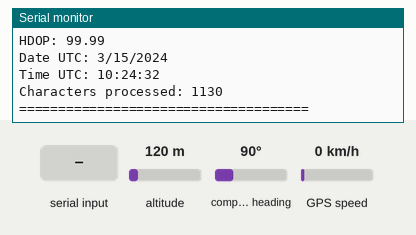
Bench run of a sketch on a simulated ESP32-S3. Shown: the last lines printed to the serial monitor. Inputs (shaded band) come from the test bench; at power-on: compass heading 90°, altitude 120 m, GPS speed 0 km/h. The GPS gets a fix after 3 s at 37.7749, -122.4194 with 8 satellites.

Above: at 3.2 s.
3.3 s: compass heading set to 269°
At 5.2 s:
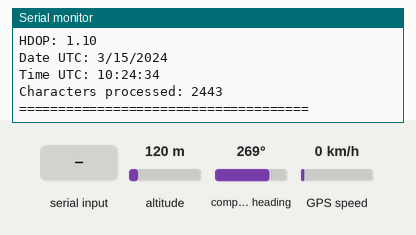
5.5 s: altitude set to 20 m
At 7.1 s:
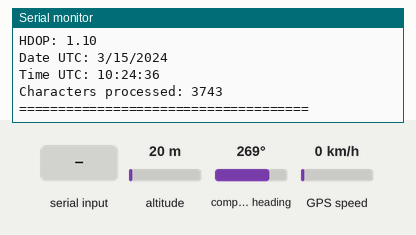
9.5 s: GPS speed set to 30 km/h
At 11.2 s:
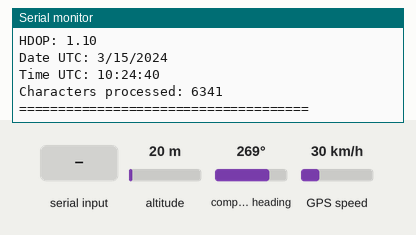
11.5 s: "1" received over the second serial link
13.5 s: "0" received over the second serial link
15.5 s: altitude set to 250 m
At 17.3 s:
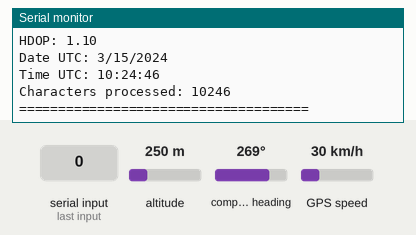
Timing chart, 0 to 18.8 s (numbered marks = the images above; inputs shaded):
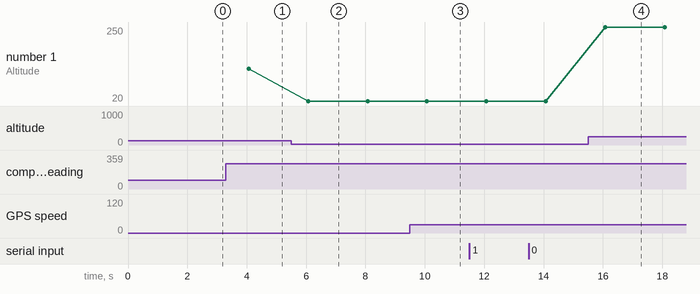

Measured:
- after the input at 3.3 s, the serial monitor: prints a new line after 0.74 s (image 1)
- after the input at 5.5 s, the serial monitor: prints a new line after 0.55 s (image 2)
- after the input at 9.5 s, the serial monitor: prints a new line after 0.55 s (image 3)
- after the input at 15.5 s, the serial monitor: prints a new line after 0.56 s (image 4)
- plotted number 1: 120 → 20 after the input at 5.5 s, 20 → 250 after the input at 15.5 s

The sketch:

gyro_test.ino
```cpp
#include <TinyGPSPlus.h>

#define GPS_RX 18   // ESP32 RX <- NEO-M8N TX
#define GPS_TX 17   // ESP32 TX -> NEO-M8N RX

// 1 = GPS + Galileo + BeiDou
// 2 = GPS + Galileo + GLONASS
#define GNSS_MODE 1

HardwareSerial gpsSerial(2);
TinyGPSPlus gps;

unsigned long lastPrint = 0;
const unsigned long PRINT_INTERVAL = 2000;

String rawGPS = "";

void sendUBX(uint8_t cls, uint8_t id, const uint8_t *payload, uint16_t len) {
  uint8_t ckA = 0;
  uint8_t ckB = 0;

  auto checksum = [&](uint8_t b) {
    ckA = ckA + b;
    ckB = ckB + ckA;
  };

  gpsSerial.write(0xB5);
  gpsSerial.write(0x62);

  gpsSerial.write(cls);
  checksum(cls);

  gpsSerial.write(id);
  checksum(id);

  gpsSerial.write(len & 0xFF);
  checksum(len & 0xFF);

  gpsSerial.write((len >> 8) & 0xFF);
  checksum((len >> 8) & 0xFF);

  for (uint16_t i = 0; i < len; i++) {
    gpsSerial.write(payload[i]);
    checksum(payload[i]);
  }

  gpsSerial.write(ckA);
  gpsSerial.write(ckB);
}

void addGNSSBlock(uint8_t *payload, int &index, uint8_t gnssId, uint8_t resCh, uint8_t maxCh, bool enable) {
  uint32_t flags;

  if (enable) {
    flags = 0x01010001UL;   // enabled
  } else {
    flags = 0x01010000UL;   // disabled
  }

  payload[index++] = gnssId;
  payload[index++] = resCh;
  payload[index++] = maxCh;
  payload[index++] = 0x00;

  payload[index++] = flags & 0xFF;
  payload[index++] = (flags >> 8) & 0xFF;
  payload[index++] = (flags >> 16) & 0xFF;
  payload[index++] = (flags >> 24) & 0xFF;
}

void configureGNSS() {
  Serial.println();
  Serial.println("Configuring NEO-M8N GNSS...");

  bool useGPS = true;
  bool useGalileo = true;
  bool useBeiDou = false;
  bool useGLONASS = false;

  if (GNSS_MODE == 1) {
    useBeiDou = true;
    useGLONASS = false;
    Serial.println("Mode: GPS + Galileo + BeiDou");
  } else if (GNSS_MODE == 2) {
    useBeiDou = false;
    useGLONASS = true;
    Serial.println("Mode: GPS + Galileo + GLONASS");
  }

  uint8_t payload[60];
  int i = 0;

  payload[i++] = 0x00;  // message version
  payload[i++] = 0x20;  // hardware tracking channels
  payload[i++] = 0x20;  // tracking channels to use
  payload[i++] = 0x07;  // number of GNSS config blocks

  // GNSS IDs:
  // 0 = GPS
  // 1 = SBAS
  // 2 = Galileo
  // 3 = BeiDou
  // 4 = IMES
  // 5 = QZSS
  // 6 = GLONASS

  addGNSSBlock(payload, i, 0, 8, 16, useGPS);       // GPS
  addGNSSBlock(payload, i, 1, 0, 3, false);        // SBAS off
  addGNSSBlock(payload, i, 2, 4, 8, useGalileo);   // Galileo
  addGNSSBlock(payload, i, 3, 8, 16, useBeiDou);   // BeiDou
  addGNSSBlock(payload, i, 4, 0, 8, false);        // IMES off
  addGNSSBlock(payload, i, 5, 0, 3, false);        // QZSS off
  addGNSSBlock(payload, i, 6, 8, 14, useGLONASS);  // GLONASS

  sendUBX(0x06, 0x3E, payload, sizeof(payload));

  Serial.println("GNSS config command sent.");
  Serial.println("Wait 10-30 seconds outside for satellite data.");
  Serial.println();
}

void setup() {
  Serial.begin(115200);
  delay(1000);

  gpsSerial.begin(9600, SERIAL_8N1, GPS_RX, GPS_TX);

  rawGPS.reserve(2000);

  Serial.println();
  Serial.println("ESP32-S3 + NEO-M8N GPS MULTI-GNSS TEST");
  Serial.println("--------------------------------------");
  Serial.println("NEO-M8N TX -> ESP32 GPIO 18");
  Serial.println("NEO-M8N RX -> ESP32 GPIO 17");

  delay(1000);

  configureGNSS();

  Serial.println("Printing GPS data every 2 seconds.");
  Serial.println();
}

void loop() {
  while (gpsSerial.available()) {
    char c = gpsSerial.read();

    rawGPS += c;

    if (rawGPS.length() > 1800) {
      rawGPS = rawGPS.substring(rawGPS.length() - 1000);
    }

    gps.encode(c);
  }

  if (millis() - lastPrint >= PRINT_INTERVAL) {
    lastPrint = millis();

    Serial.println();
    Serial.println("========== RAW GPS DATA ==========");
    if (rawGPS.length() > 0) {
      Serial.print(rawGPS);
    } else {
      Serial.println("No raw GPS data received.");
    }

    rawGPS = "";

    Serial.println();
    Serial.println("========== PARSED GPS DATA ==========");

    if (gps.location.isValid()) {
      Serial.print("Latitude: ");
      Serial.println(gps.location.lat(), 6);

      Serial.print("Longitude: ");
      Serial.println(gps.location.lng(), 6);

      Serial.print("Google Maps: ");
      Serial.print("https://maps.google.com/?q=");
      Serial.print(gps.location.lat(), 6);
      Serial.print(",");
      Serial.println(gps.location.lng(), 6);
    } else {
      Serial.println("Location: NO FIX YET");
    }

    if (gps.altitude.isValid()) {
      Serial.print("Altitude: ");
      Serial.print(gps.altitude.meters());
      Serial.println(" m");
    } else {
      Serial.println("Altitude: No data");
    }

    if (gps.speed.isValid()) {
      Serial.print("Speed: ");
      Serial.print(gps.speed.kmph());
      Serial.println(" km/h");
    } else {
      Serial.println("Speed: No data");
    }

    if (gps.satellites.isValid()) {
      Serial.print("Satellites: ");
      Serial.println(gps.satellites.value());
    } else {
      Serial.println("Satellites: No data");
    }

    if (gps.hdop.isValid()) {
      Serial.print("HDOP: ");
      Serial.println(gps.hdop.hdop());
    } else {
      Serial.println("HDOP: No data");
    }

    if (gps.date.isValid() && gps.time.isValid()) {
      Serial.print("Date UTC: ");
      Serial.print(gps.date.month());
      Serial.print("/");
      Serial.print(gps.date.day());
      Serial.print("/");
      Serial.println(gps.date.year());

      Serial.print("Time UTC: ");
      if (gps.time.hour() < 10) Serial.print("0");
      Serial.print(gps.time.hour());
      Serial.print(":");
      if (gps.time.minute() < 10) Serial.print("0");
      Serial.print(gps.time.minute());
      Serial.print(":");
      if (gps.time.second() < 10) Serial.print("0");
      Serial.println(gps.time.second());
    } else {
      Serial.println("Date/Time: No data");
    }

    Serial.print("Characters processed: ");
    Serial.println(gps.charsProcessed());

    Serial.println("=====================================");
  }
}
```
